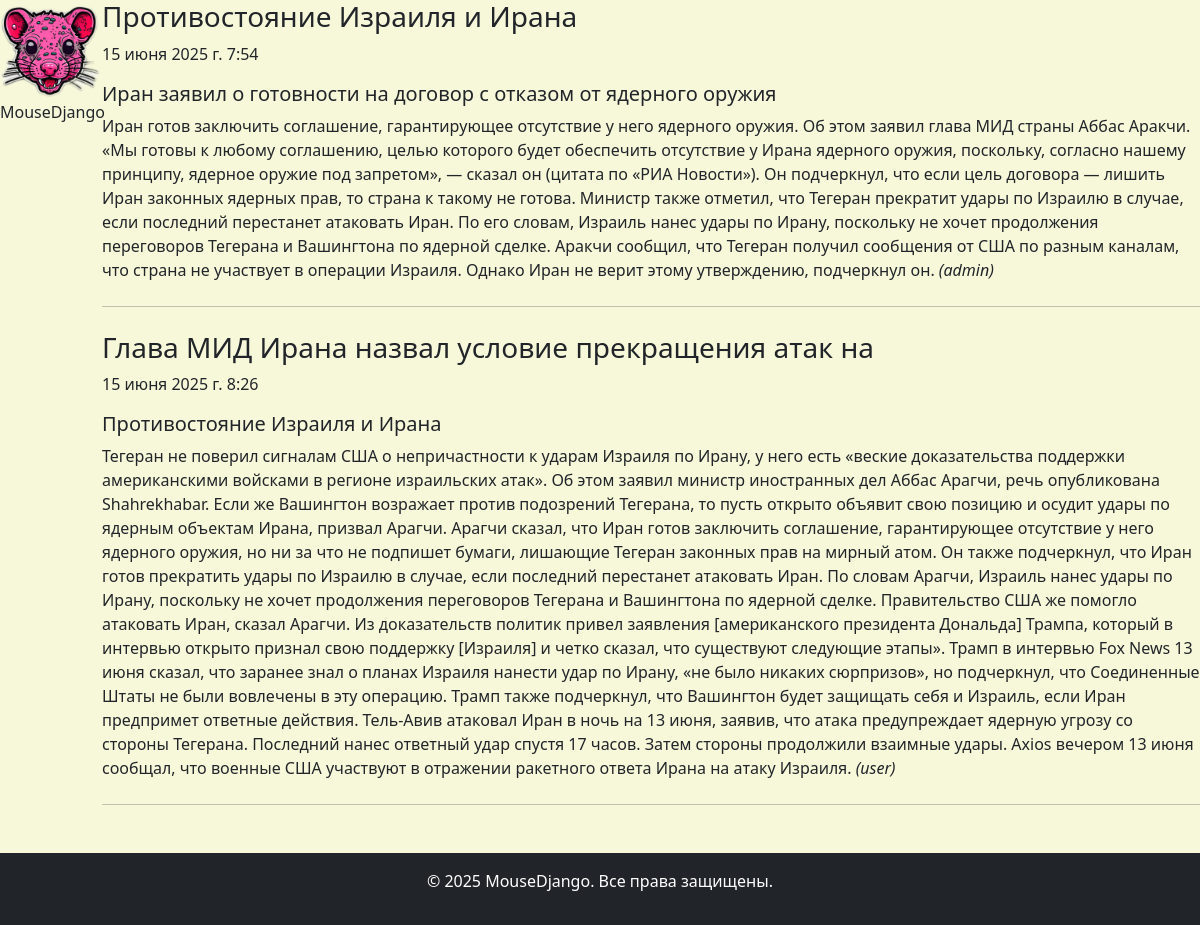
The page / on the database its author committed.
### news/models.py (models this page shows, shortened)
class News_post(models.Model):
	title = models.CharField('Название новости', max_length=50)
	short_description = models.CharField('Краткое описание новости', max_length=200)
	text = models.TextField('Новость')
	pub_date = models.DateTimeField('Дата публикации', auto_now_add=True)
	author = models.ForeignKey(User, on_delete=models.CASCADE, verbose_name='Автор')  # Связь с пользователем
	class Meta:
		verbose_name = 'Новость'
		verbose_name_plural = 'Новости'

### news/views.py (the view)
# urls.py: 2. Add a URL to urlpatterns:  path('', views.home, name='home')
def home(request):
	news = News_post.objects.all()
	return render(request, 'news/news.html', {'news': news})

### news/templates/news/news.html (shortened to what this page needs)
{% extends 'news/layoute.html' %}
{% block content%}
{% if news %}
    {% for new in news %}
	<div>
		<h3> {{ new.title }} </h3>
		<p> {{ new.pub_date }} </p>
        <h5> {{ new.short_description }} </h5>
        <span> {{ new.text }} </span>
        <span> <i>({{ new.author }})</i></span>
        <hr class="mx-auto my-4">
	</div>
{% endfor %}
{% else %}
    <h2>Новостей нет</h2>
{% endif %}
{% endblock %}

### news/templates/news/layoute.html (shortened to what this page needs)
{% load static %}
<html lang="en">
<head>
    <link href="https://cdn.jsdelivr.net/npm/bootstrap@5.3.0-alpha1/dist/css/bootstrap.min.css" rel="stylesheet">
    <link rel="stylesheet" href="{% static 'news/css/main.css' %}">
</head>
<body>
<div class="row justify-content-start">
    <aside class="col-lg-1 d-none d-lg-block text-center">
        <a onmouseout="document.rollover.src='{% static 'news/img/mouse1.png' %}'"
           onmouseover="document.rollover.src='{% static 'news/img/mouse2.png' %}'">
            <img src='{% static 'news/img/mouse1.png' %}' name="rollover" alt="грустная мышь" width="100"></a>
        <br><span>MouseDjango</span>
    </aside>
    <main class="col-11">
        {% block content %}
        {% endblock %}
    </main>
</div>
{% include 'news/footer.html' %}
</body>
</html>

### news/templates/news/footer.html
<footer class="row bg-dark text-white mt-4 py-3">
    <div class="col text-center">
        <p>&copy; 2025 MouseDjango. Все права защищены.</p>
    </div>
</footer>

### news/static/news/css/main.css (style rules this page uses)
body { background-color: #f7f7d9; }

### rows shown on the page
News_post: pub_date "15 июня 2025 г. 7:54", short_description "Иран заявил о готовности на договор с отказом от ядерного оружия", text "Иран готов заключить соглашение, гарантирующее отсутствие у него ядерного оружия. Об этом заявил глава МИД страны Аббас Аракчи. «Мы готовы к любому соглашению, целью которого будет обеспечить отсутствие у Ирана ядерного оружия, поскольку, согласно нашему принципу, ядерное оружие под запретом», — сказал он (цитата по «РИА Новости»). Он подчеркнул, что если цель договора — лишить Иран законных ядерных прав, то страна к такому не готова. Министр также отметил, что Тегеран прекратит удары по Израилю в случае, если последний перестанет атаковать Иран. По его словам, Израиль нанес удары по Ирану, поскольку не хочет продолжения переговоров Тегерана и Вашингтона по ядерной сделке. Аракчи сообщил,…", author "admin"
News_post: title "Глава МИД Ирана назвал условие прекращения атак на", pub_date "15 июня 2025 г. 8:26", short_description "Противостояние Израиля и Ирана", text "Тегеран не поверил сигналам США о непричастности к ударам Израиля по Ирану, у него есть «веские доказательства поддержки американскими войсками в регионе израильских атак». Об этом заявил министр иностранных дел Аббас Арагчи, речь опубликована Shahrekhabar. Если же Вашингтон возражает против подозрений Тегерана, то пусть открыто объявит свою позицию и осудит удары по ядерным объектам Ирана, призвал Арагчи. Арагчи сказал, что Иран готов заключить соглашение, гарантирующее отсутствие у него ядерного оружия, но ни за что не подпишет бумаги, лишающие Тегеран законных прав на мирный атом. Он также подчеркнул, что Иран готов прекратить удары по Израилю в случае, если последний перестанет…", author "user"
